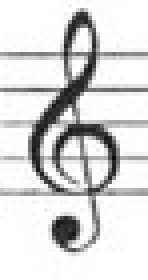
%> input picture gclef-original.jpg, 37 x 70 px (shown 4 times larger)
$ octave --eval "result = analysOfSubImage(imread('gclef-original.jpg'));"   (GNU Octave 9; MATLAB toolbox functions it lacks are replaced by stand-ins)
%> lines starting %> are read from the running program, lines starting %| are printed output that depends on the picture; in (x1, y1, x2, y2) boxes, pixels count from 0 and x2, y2 are one past the last pixel; in counts of white or black regions, pixels touching at a corner belong together; the program's own positions count from 1
### extractGclef.m
% Template matching and removal of G-clef
function Gclef = extractGclef(img)
    template = imread('gclef-original.jpg');
    c = normxcorr2(template(:,:,1), img(:,:,1));
    [ypeak, xpeak] = find(c==max(c(:)));

    rect = [max(xpeak), 0, size(img,2)-max(xpeak), size(img,1)];
    Gclef = imcrop(img, rect);
 end

### removeStaffLines.m
% Removing staff lines but not using the imopen function because of
% different kernels. No specific reason why but worked fine so we are
% keeping it that way.
function imgNoLines = removeStaffLines(img)
    % Erosion
    nhood = [0 1 1 0; 0 1 1 0; 0 1 1 0; 0 1 1 0];
    imgNoLines = imerode(img, nhood);

    % Dilation
    nhoodD = [0 1 0; 0 1 0; 0 1 0];
    imgNoLines = imdilate(imgNoLines,nhoodD);
end

### analysOfSubImage.m
% img is a subimage of fixed size containing one bar of 5 stafflines
function str = analysOfSubImage(img)
    str = '';
    subImgSize = 120;
    imgHeight = size(img, 1);
%> imgHeight = 70

    imgScaleFactor = subImgSize / imgHeight;
%> imgScaleFactor = 1.71
    img = imresize(img, imgScaleFactor, 'bicubic');
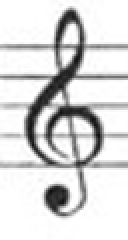
%> img: size 120x64x3 uint8 (shown 2 times larger); min 13, max 255, mean 216.3
    imgScaledHeight = size(img, 1);
%> imgScaledHeight = 120
    dPLUSn = imgScaledHeight/11;
%> dPLUSn = 10.91

    binarizeThreshold = 0.8;
    bw = 1-imbinarize(img(:,:,1), binarizeThreshold);
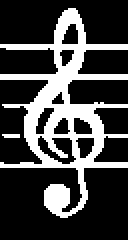
%> bw: size 120x64 double (shown 2 times larger); values 0 (black) and 1 (white), 26.7% white; 2 white regions (1 under 20 px), largest, box (x1, y1, x2, y2) and area: (0, 4, 64, 109) 2031

    noteLocations = zeros(1, 20);
    it=1;
    for i=dPLUSn : dPLUSn/2 : imgScaledHeight-dPLUSn/2
        noteLocations(it) = i;     % first 2 elements can not be maped to notes. first note start at element 3.
        it = it+1;
    end
%> after the loop, noteLocations = 20 values from 10.91 to 114.5

    % size is 20
    quarterNotes = ["E4", "D4", "C4", "B3", "A3", "G3", "F3", "E3", "D3", "C3", "B2", "A2", "G2", "F2", "E2", "D2", "C2", "B1", "A1", "G1"];
    eightNotes = ["e4", "d4", "c4", "b3", "a3", "g3", "f3", "e3", "d3", "c3", "b2", "a2", "g2", "f2", "e2", "d2", "c2", "b1", "a1", "g1"];


    bw = extractGclef(bw);
%> in extractGclef, template is the input picture: size 70x37x3 uint8; min 8, max 255, mean 216.5
%> in extractGclef, `c = normxcorr2(template(:,:,1), img(:,:,1));`:
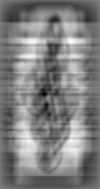
%> c: size 189x100 double; min -0.288, max 0.259, mean -0.014; drawn with min black and max white
%> in extractGclef, `[ypeak, xpeak] = find(c==max(c(:)));`: ypeak = 42; xpeak = 71
%> in extractGclef, `rect = [max(xpeak), 0, size(img,2)-max(xpeak), size(img,1)];`: rect = [71 0 -7 120]
%> in extractGclef, `Gclef = imcrop(img, rect);`: Gclef = []
%> bw = []
    noLinesImg = removeStaffLines(bw);
%> the run ends on the next line
    onlyHeadsImg = extractNoteHeads(bw);
    onlyShaftsImg = extractShafts(bw);
    onlyBeamsImg = extractBeams(noLinesImg);
    onlyFlagsImg = extractFlags(noLinesImg);

%     headsAndShafts = onlyShaftsImg + onlyHeadsImg;
    headsAndBeams = onlyHeadsImg + onlyBeamsImg;
    headsBeamsAndFlags = headsAndBeams + onlyFlagsImg;


    figure;
    imshow(bw);

    labelHeads = bwlabel(onlyHeadsImg);
    regionHeads = regionprops(labelHeads, 'Centroid');
    centroids = cat(1, regionHeads.Centroid);


    for i=1:size(centroids(:,2))
        rect = [ centroids(i,1)-dPLUSn, 0, 2*dPLUSn, 11*dPLUSn];
        noteImg = imcrop(headsBeamsAndFlags, rect);  % size of noteImg differ if croped at edges of img.    %beams, heads and flags only

        % Conv to smooth some of the curves
        kernel = (1/16)*ones(4);
        convPeaks = conv2(noteImg, kernel, 'same');
        pks = findpeaks(sum(convPeaks, 2));

        [m,index] = min(abs(noteLocations-centroids(i, 2)));

% [4 lines of commented-out code are left out]

        if (length(pks) == 1)
            str = strcat(str, quarterNotes(index));
        elseif (length(pks) == 2)

            str = strcat(str, eightNotes(index));
        end
    end

    str = strcat(str, "n");
end

$ run again, on flagNote.jpg
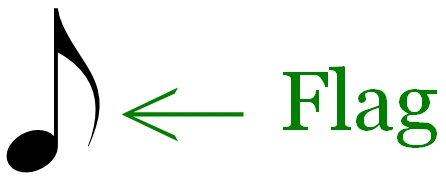
%> input picture flagNote.jpg, 446 x 182 px
%> in analysOfSubImage, `bw = 1-imbinarize(img(:,:,1), binarizeThreshold);`:
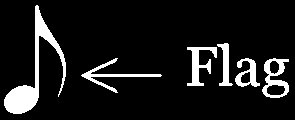
%> bw: size 120x295 double; values 0 (black) and 1 (white), 10.2% white; 6 white regions, box (x1, y1, x2, y2) and area: (4, 5, 66, 114) 1535, (262, 58, 289, 98) 490, (187, 47, 217, 86) 479, (81, 58, 162, 93) 457, (235, 58, 260, 87) 340, (217, 43, 233, 86) 300
%> ypeak = 66; xpeak = 29
%> in extractGclef, `rect = [max(xpeak), 0, size(img,2)-max(xpeak), size(img,1)];`: rect = [29 0 266 120]
%> Gclef: size 120x267 double; values 0 (black) and 1 (white), 9.5% white; 6 white regions, box (x1, y1, x2, y2) and area: (0, 5, 38, 111) 972, (234, 58, 261, 98) 490, (159, 47, 189, 86) 479, (53, 58, 134, 93) 457, (207, 58, 232, 87) 340, (189, 43, 205, 86) 300
%> noteHeadImg: size 120x267 double; values 0 (black) and 1 (white), 1.4% white; 2 white regions, box (x1, y1, x2, y2) and area: (7, 18, 24, 40) 251, (0, 86, 11, 110) 204
%> noteShaftImg: size 120x267 double; values 0 (black) and 1 (white), 4.2% white; 7 white regions, largest, box (x1, y1, x2, y2) and area: (7, 5, 14, 105) 455, (164, 47, 171, 86) 273, (195, 43, 201, 86) 256
%> beamsImg: size 120x267 double; values 0 (black) and 1 (white), 0.78% white; 3 white regions, box (x1, y1, x2, y2) and area: (0, 88, 10, 102) 133, (238, 80, 259, 84) 70, (7, 32, 23, 35) 47
%> labelHeads: size 120x267 double; 3 distinct labels, from 0 to 2
%> regionHeads = 2 regions; Centroid: [5.2 97.7], [15 30]
%> centroids = [5.18 97.67; 14.99 30.03]
%> the loop in analysOfSubImage, `for i=1:size(centroids(:,2))` made 2 passes
%> (rect, pks, m, index) on passes 1 to 2: ([-5.73 0 21.82 120], [26.25; 28.19; 37], 0.51, 17), ([4.08 0 21.82 120], [36.5; 47.5; 25], 2.7, 5)
%> pass 2, in analysOfSubImage, `convPeaks = conv2(noteImg, kernel, 'same');`:
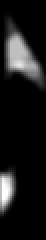
%> convPeaks: size 120x23 double (shown 2 times larger); min 0, max 4, mean 0.396; drawn with min black and max white
%> after the loop in analysOfSubImage, `for i=1:size(centroids(:,2))`: str = ''
%> in analysOfSubImage, `str = strcat(str, "n");`: str = 'n'
